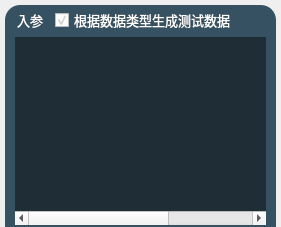
             <widget class="QWidget" name="widget_inparam" native="true">
              <property name="font">
               <font>
                <stylestrategy>PreferAntialias</stylestrategy>
               </font>
              </property>
              <property name="styleSheet">
               <string notr="true">#widget_inparam{
/*border-right:2px solid rgb(54, 81, 97); */
/*border-left:2px solid rgb(54, 81, 97); */
/*background-color: rgb(54, 81, 97);*/
}

QComboBox{
	color:#ffffff;
	border:0px solid #8a8a8a;
	color: rgb(138, 138, 138);
	border-radius:5px;
	/*background-color: rgb(25, 25, 25, 155);*/
	padding-left:10px;
	
	font: 10pt &quot;OPPOSans B&quot;;
}


QComboBox:disabled{
	border:0px solid gray;
	color:gray;
}

QComboBox::drop-down{
	background:transparent;
}
QComboBox::down-arrow{
	image: url(:/lib/tree_open.png);
    width:20px;
	height:20px;
	margin-right: 10px;
}


QComboBox::down-arrow:enabled{
	color:#52DCFE;
}


QComboBox QAbstractItemView{
	font: 10pt &quot;OPPOSans B&quot;;
	outline: 0px solid gray;   /* 选定项的虚框 */
	border:1px solid #1e2d36;
	color:#ffffff;
	background-color:#1e2d36;
	selection-background-color:rgb(37, 84, 138);
	border-radius:0px;
	padding-bottom:2px;
	padding-top:2px;
}

QComboBox QAbstractItemView::item
{
	height:30px;
	font: 10pt &quot;OPPOSans B&quot;;
	border-radius:5px;
}

QComboBox QAbstractItemView::item:hover {
    color:rgb(255,255,255);
	background-color: rgb(37, 84, 138);
}
 
/* 下拉后，整个下拉窗体被选择的每项的样式 */
QComboBox QAbstractItemView::item:selected {
    color:rgb(255,255,255);
	background-color: rgb(37, 84, 138);
}


QToolButton {
	font: 10pt &quot;OPPOSans B&quot;;
	color: rgb(255, 255, 255);
	background-color: rgb(250, 118, 0);
	border-radius: 5px;
}
QToolButton::menu-indicator { 
	image: None;
}
QToolButton:hover {
	color: rgb(255, 255, 255);
	background-color: rgb(250, 118, 0);
}
</string>
              </property>
              <layout class="QHBoxLayout" name="horizontalLayout_3">
               <property name="spacing">
                <number>0</number>
               </property>
               <property name="leftMargin">
                <number>0</number>
               </property>
               <property name="topMargin">
                <number>0</number>
               </property>
               <property name="rightMargin">
                <number>0</number>
               </property>
               <property name="bottomMargin">
                <number>0</number>
               </property>
               <item>
                <widget class="QSplitter" name="splitter">
                 <property name="font">
                  <font>
                   <stylestrategy>PreferAntialias</stylestrategy>
                  </font>
                 </property>
                 <property name="orientation">
                  <enum>Qt::Horizontal</enum>
                 </property>
                 <property name="handleWidth">
                  <number>0</number>
                 </property>
                 <widget class="QWidget" name="widget" native="true">
                  <property name="sizePolicy">
                   <sizepolicy hsizetype="Preferred" vsizetype="Expanding">
                    <horstretch>0</horstretch>
                    <verstretch>0</verstretch>
                   </sizepolicy>
                  </property>
                  <property name="font">
                   <font>
                    <stylestrategy>PreferAntialias</stylestrategy>
                   </font>
                  </property>
                  <property name="styleSheet">
                   <string notr="true"/>
                  </property>
                  <layout class="QVBoxLayout" name="verticalLayout_2">
                   <property name="spacing">
                    <number>0</number>
                   </property>
                   <property name="leftMargin">
                    <number>5</number>
                   </property>
                   <property name="topMargin">
                    <number>5</number>
                   </property>
                   <property name="rightMargin">
                    <number>5</number>
                   </property>
                   <property name="bottomMargin">
                    <number>0</number>
                   </property>
                   <item>
                    <widget class="QWidget" name="widget_in_param" native="true">
                     <property name="minimumSize">
                      <size>
                       <width>0</width>
                       <height>30</height>
                      </size>
                     </property>
                     <property name="font">
                      <font>
                       <stylestrategy>PreferAntialias</stylestrategy>
                      </font>
                     </property>
                     <property name="styleSheet">
                      <string notr="true">#widget_in_param{
	background-color: rgb(54, 81, 97);
	border-top-left-radius: 15px;
	border-top-right-radius: 15px;
	border: 0px solid rgba(212, 212, 212, 50);
}

</string>
                     </property>
                     <layout class="QHBoxLayout" name="horizontalLayout_8">
                      <property name="spacing">
                       <number>0</number>
                      </property>
                      <property name="leftMargin">
                       <number>0</number>
                      </property>
                      <property name="topMargin">
                       <number>0</number>
                      </property>
                      <property name="rightMargin">
                       <number>0</number>
                      </property>
                      <property name="bottomMargin">
                       <number>0</number>
                      </property>
                      <item>
                       <widget class="QLabel" name="label_request_param">
                        <property name="minimumSize">
                         <size>
                          <width>50</width>
                          <height>0</height>
                         </size>
                        </property>
                        <property name="maximumSize">
                         <size>
                          <width>50</width>
                          <height>16777215</height>
                         </size>
                        </property>
                        <property name="font">
                         <font>
                          <family>OPPOSans B</family>
                          <pointsize>10</pointsize>
                          <stylestrategy>PreferAntialias</stylestrategy>
                         </font>
                        </property>
                        <property name="styleSheet">
                         <string notr="true">color: rgb(255, 255, 255);
background-color: rgba(255, 255, 255, 0);
border-top-left-radius: 15px;
border: 0px solid rgba(212, 212, 212, 50);</string>
                        </property>
                        <property name="text">
                         <string>入参</string>
                        </property>
                        <property name="alignment">
                         <set>Qt::AlignCenter</set>
                        </property>
                       </widget>
                      </item>
                      <item>
                       <widget class="QCheckBox" name="checkBox_3">
                        <property name="maximumSize">
                         <size>
                          <width>16777215</width>
                          <height>20</height>
                         </size>
                        </property>
                        <property name="font">
                         <font>
                          <family>OPPOSans B</family>
                          <pointsize>10</pointsize>
                          <stylestrategy>PreferAntialias</stylestrategy>
                         </font>
                        </property>
                        <property name="styleSheet">
                         <string notr="true">color: rgb(255, 255, 255);</string>
                        </property>
                        <property name="text">
                         <string>根据数据类型生成测试数据</string>
                        </property>
                        <property name="checked">
                         <bool>true</bool>
                        </property>
                       </widget>
                      </item>
                      <item>
                       <spacer name="horizontalSpacer">
                        <property name="font">
                         <font>
                          <stylestrategy>PreferAntialias</stylestrategy>
                         </font>
                        </property>
                        <property name="orientation">
                         <enum>Qt::Horizontal</enum>
                        </property>
                        <property name="sizeHint" stdset="0">
                         <size>
                          <width>40</width>
                          <height>20</height>
                         </size>
                        </property>
                       </spacer>
                      </item>
                     </layout>
                    </widget>
                   </item>
                   <item>
                    <widget class="QTreeWidget" name="treeWidget">
                     <property name="font">
                      <font>
                       <family>OPPOSans B</family>
                       <pointsize>10</pointsize>
                       <stylestrategy>PreferAntialias</stylestrategy>
                      </font>
                     </property>
                     <property name="styleSheet">
                      <string notr="true">

QLineEdit{
font: 10pt &quot;OPPOSans B&quot;;
color:#ced4da;
background-color: rgba(255, 255, 255, 0);
border-radius: 0px;
padding-left:0px;
padding-right:0px;

}


QLineEdit::focus {
border: 1px solid rgb(255, 104, 17);
}

QLineEdit::hover {
border: 1px solid rgb(255, 104, 17);
}

QToolButton {
	background-color: rgba(255, 255, 255,0);
	border: none;
}

QTreeWidget {
	border:2px solid rgb(54, 81, 97);
	color: rgb(0, 0, 0);
	
	font: 10pt &quot;OPPOSans B&quot;;
	
}

QHeaderView {
font: 10pt &quot;OPPOSans B&quot;;
	color: rgb(255, 255, 255);
/*background-color: rgb(54, 81, 97);*/
	background-color: rgb(54, 81, 97);
height: 20px;
/*border: none;*/
}

QTreeWidget#treeWidget {
border-right:10px solid rgb(54, 81, 97); 
border-left:10px solid rgb(54, 81, 97); 
outline: none;
background-color: rgb(30, 45, 54);
}
QTreeWidget::item {
	height: 30px;
	color: rgb(255, 255, 255);
	outline: 0px;
	border-bottom: 1px solid rgba(197, 197, 197, 50);
}

QTreeWidget::item:hover {
	outline: 0px;
    color: rgb(255, 255, 255);
	background-color: rgba(209, 209, 209, 20);
}
QTreeWidget::item:selected{
	outline: 0px;
    color: #45B2FF;
	background-color: rgba(209, 209, 209, 20);
}
QTreeWidget::item:selected:active{
	outline: 0px;
    color: #45B2FF;
}
 
QTreeWidget::item:selected:!active {
	outline: 0px;
    color: #45B2FF;
}


QTreeWidget::branch {
	height: 28px;
	width: 28px;
}

QTreeView::branch:selected {
background-color: rgb(30, 45, 54);
}

QTreeWidget::branch:!has-children:selected {
	background-color: rgb(30, 45, 54);
}
QTreeWidget::branch:!has-children:!selected {
	background-color: rgb(30, 45, 54);
}

QTreeWidget::branch:closed:has-children:!has-siblings,
QTreeWidget::branch:closed:has-children:has-siblings {
	border-image: none;
    image: url(:/lib/tree_close.png);
	background-color: rgb(30, 45, 54);
}
 
QTreeWidget::branch:open:has-children:!has-siblings,
QTreeWidget::branch:open:has-children:has-siblings  {
	border-image: none;
    image: url(:/lib/tree_open.png);
    
	background-color: rgb(30, 45, 54);
}


QScrollBar::horizontal{
    height: 8px;
	background-color: rgb(67, 77, 88);
	margin: 0px,0px,0px,0px;
    padding-top: 0px;		/*//隐藏上下的箭头*/
    padding-bottom: 0px;
}

QScrollBar::handle:horizontal {
    height: 8px;
	background-color: rgb(239, 239, 239);
    /*滚动条两端变成椭圆 */
    border-radius: 2px;
    min-height: 0;
}

QScrollBar::sub-page:horizontal {
	background-color: rgba(255, 255, 255, 0);
}
QScrollBar::add-page:horizontal 
{
    background-color: rgba(255, 255, 255, 0);
}

QScrollBar::add-line:horizontal {
	border: none;
    height: 0px;
    subcontrol-position: bottom;
    subcontrol-origin: margin;
}
QScrollBar::sub-line:horizontal {
    border: none;
    height: 0px;
    subcontrol-position: top;
    subcontrol-origin: margin;
}

QScrollBar::down-arrow:horizontal {
    border:none;
}
QScrollBar::up-arrow:horizontal {
    border:none;
}

QToolTip {
color:#ced4da;
background-color: rgb(108, 117, 125, 65);
border-radius: 2px;
}</string>
                     </property>
                     <property name="indentation">
                      <number>20</number>
                     </property>
                     <property name="uniformRowHeights">
                      <bool>true</bool>
                     </property>
                     <property name="sortingEnabled">
                      <bool>false</bool>
                     </property>
                     <property name="animated">
                      <bool>false</bool>
                     </property>
                     <attribute name="headerVisible">
                      <bool>false</bool>
                     </attribute>
                     <attribute name="headerDefaultSectionSize">
                      <number>100</number>
                     </attribute>
                     <attribute name="headerMinimumSectionSize">
                      <number>20</number>
                     </attribute>
                     <attribute name="headerStretchLastSection">
                      <bool>true</bool>
                     </attribute>
                     <column>
                      <property name="text">
                       <string>序号</string>
                      </property>
                      <property name="font">
                       <font>
                        <family>OPPOSans B</family>
                        <pointsize>10</pointsize>
                       </font>
                      </property>
                     </column>
                     <column>
                      <property name="text">
                       <string>参数名</string>
                      </property>
                      <property name="font">
                       <font>
                        <family>OPPOSans B</family>
                        <pointsize>10</pointsize>
                        <stylestrategy>PreferAntialias</stylestrategy>
                       </font>
                      </property>
                     </column>
                     <column>
                      <property name="text">
                       <string>参数类型</string>
                      </property>
                      <property name="font">
                       <font>
                        <family>OPPOSans B</family>
                        <pointsize>10</pointsize>
                        <stylestrategy>PreferAntialias</stylestrategy>
                       </font>
                      </property>
                     </column>
                     <column>
                      <property name="text">
                       <string>参数值</string>
                      </property>
                      <property name="font">
                       <font>
                        <family>OPPOSans B</family>
                        <pointsize>10</pointsize>
                        <stylestrategy>PreferAntialias</stylestrategy>
                       </font>
                      </property>
                     </column>
                    </widget>
                   </item>
                  </layout>
                 </widget>
                </widget>
               </item>
              </layout>
             </widget>
